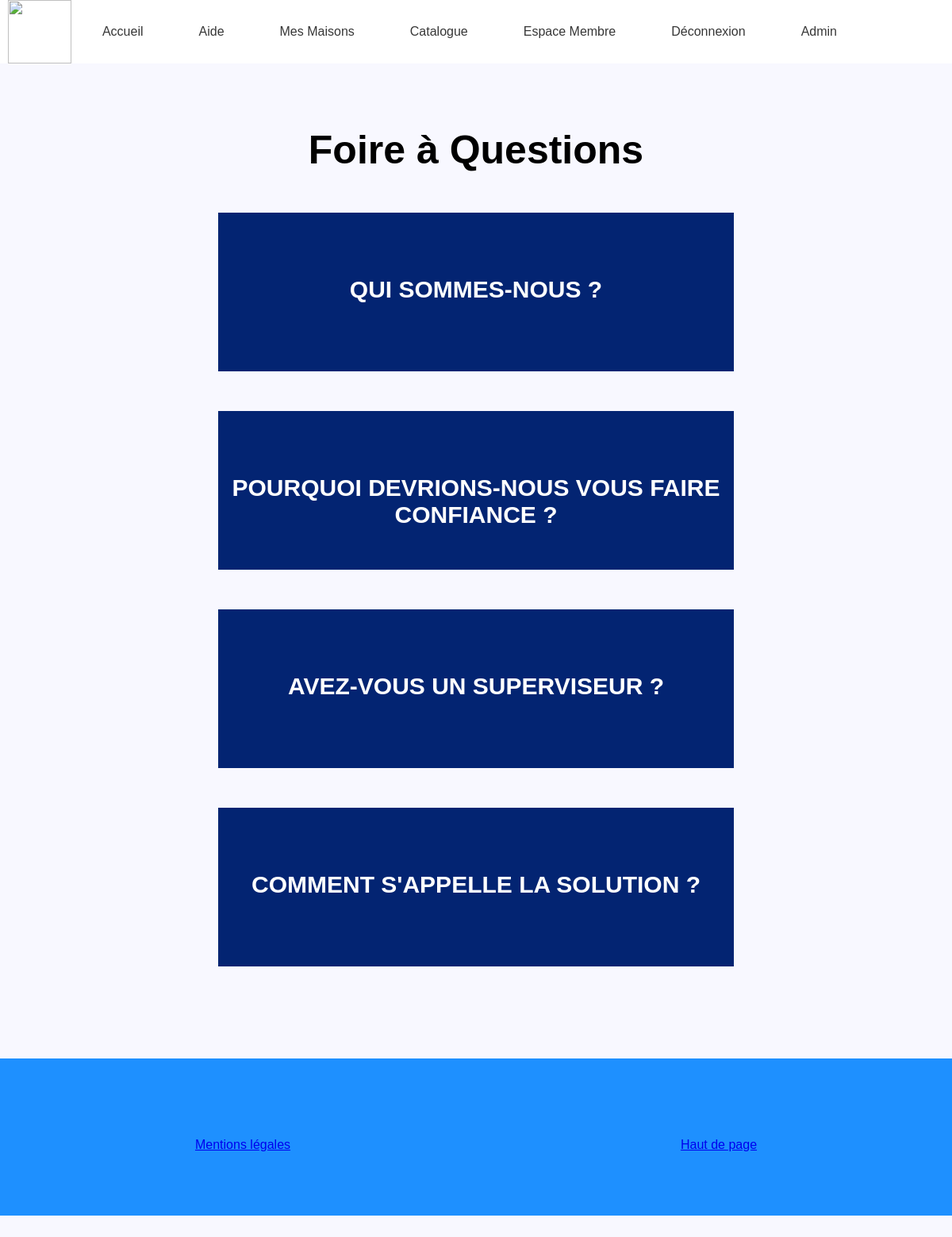
Page /index.php?page=faq (signed in) on the committed database.
### tables this page shows
CREATE TABLE IF NOT EXISTS `pagefaq` (
  `id` int(11) NOT NULL AUTO_INCREMENT,
  `question` text NOT NULL,
  `content` text NOT NULL,
  PRIMARY KEY (`id`)
);

### faq.php (the view, shortened to what this page needs)
<link rel="stylesheet" type="text/css" href="FAQ.css">
<center><h2 style="font-family:sans-serif; color: BLACK; font-size: 50px;">Foire à Questions</h2></center>
</html>
<?php
$bdd = new PDO('mysql:host=127.0.0.1;dbname=jabasof', 'root', '',array (PDO::MYSQL_ATTR_INIT_COMMAND => 'SET NAMES \'UTF8\''));
$getcontent = $bdd->query("SELECT * FROM `pagefaq`");
while($result=$getcontent->fetch()){
    $spacefactor = floor(strlen($result['content'])/56);
    $spacepx = 240 + $spacefactor * 14;
    echo
        '<div class="container" ; id="cont'.$result['id'].'" ; style="background-color:#666666; height:200px">
    <p class="title" ; style="font-family:sans-serif">' . $result['question'] . '</p>
    <div class="overlay"></div>
    <div class="button">
        <button id="butprop" onclick="myFunction'.$result['id'].'(); contsize'.$result['id'].'() " ;
                style="font-family:sans-serif; background-color: none;color: white; border: 2px solid white;width:70px;height: 25px">
            Afficher
        </button>
        <br>
        <div class="textdiv" id="myDIV'.$result['id'].'" style="color:white; font-family:sans-serif">
            <br>
            <p>' . $result['content'] . '</p>
        </div>
    </div>
</div>
<script>
    var x'.$result['id'].' = document.getElementById("myDIV'.$result['id'].'");
    var y'.$result['id'].' = document.getElementById("cont'.$result['id'].'");
    x'.$result['id'].'.style.display = "none";
    function myFunction'.$result['id'].'() {
        var x'.$result['id'].' = document.getElementById("myDIV'.$result['id'].'");
        if ((x'.$result['id'].'.style.display == "none")) {
            x'.$result['id'].'.style.display = "block";
        } else {
            x'.$result['id'].'.style.display = "none";
        }
    }
    function contsize'.$result['id'].'() {
        if (y'.$result['id'].'.style.height != \''. $spacepx .'px\') {
            y'.$result['id'].'.style.height = \''. $spacepx .'px\';
        }
        else {
            y'.$result['id'].'.style.height = \'200px\';
        }
    }
</script>
'
    ;
}
?>

### header.css (style rules this page uses)
html { box-sizing: border-box; }
*, *:before, *:after { box-sizing: inherit; }
html, body { margin:0; padding:0; }
body { background: ghostwhite; }
h3,h2,h1,p { font-family: sans-serif; }

### FAQ.css (style rules this page uses)
.container { position: relative; margin-left: auto; margin-right: auto; margin-top: 50px; width: 650px; height: 200px; }
.overlay { position: absolute; top: 0; left: 0; width: 100%; height: 100%; background: #032472; transition: background 0.5s ease; }
.title { position: absolute; width: 650px; left: 0; top: 50px; font-weight: 700; font-size: 30px; text-align: center; text-transform: uppercase; color: white; z-index: 1; transition: top .5s ease; }

### rows in the picture
pagefaq: question "QUI SOMMES-NOUS ?"
pagefaq: $result['id'] 2 (drawn), question "POURQUOI DEVRIONS-NOUS VOUS FAIRE CONFIANCE ?"
pagefaq: question "AVEZ-VOUS UN SUPERVISEUR ?"
pagefaq: question "COMMENT S'APPELLE LA SOLUTION ?"
